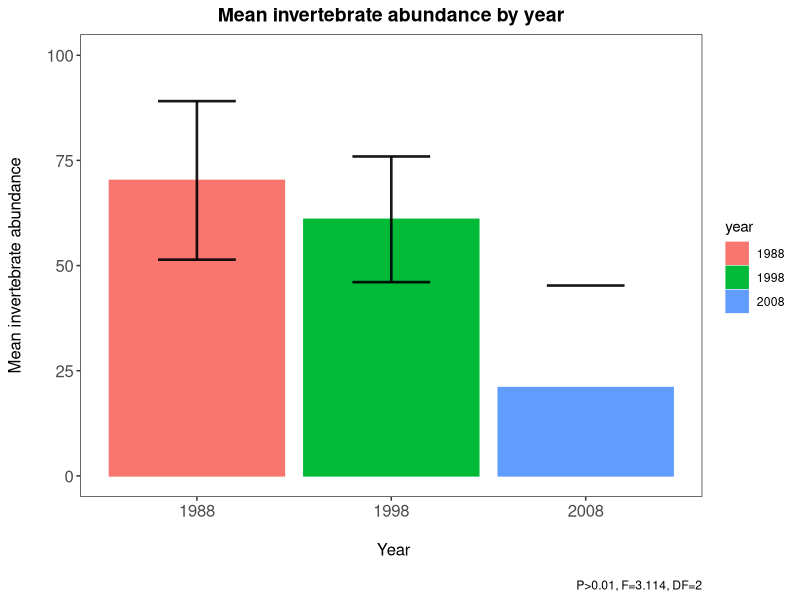
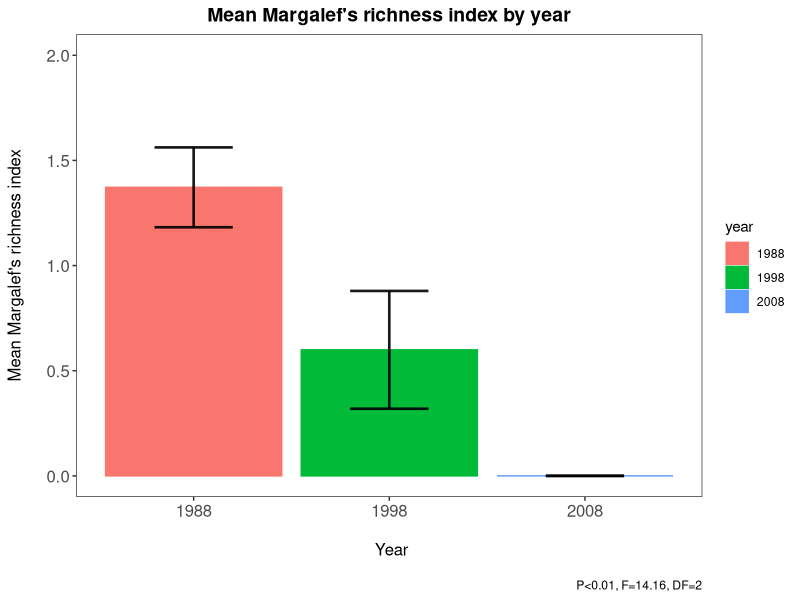
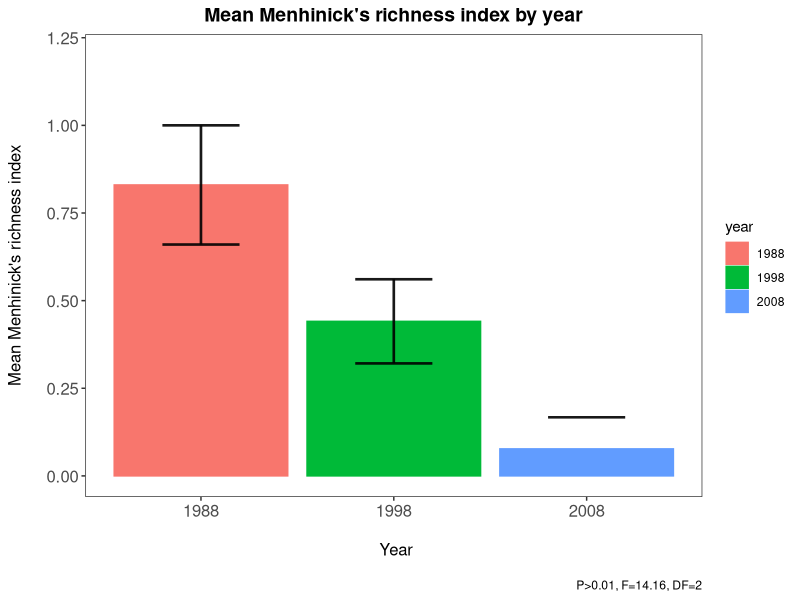
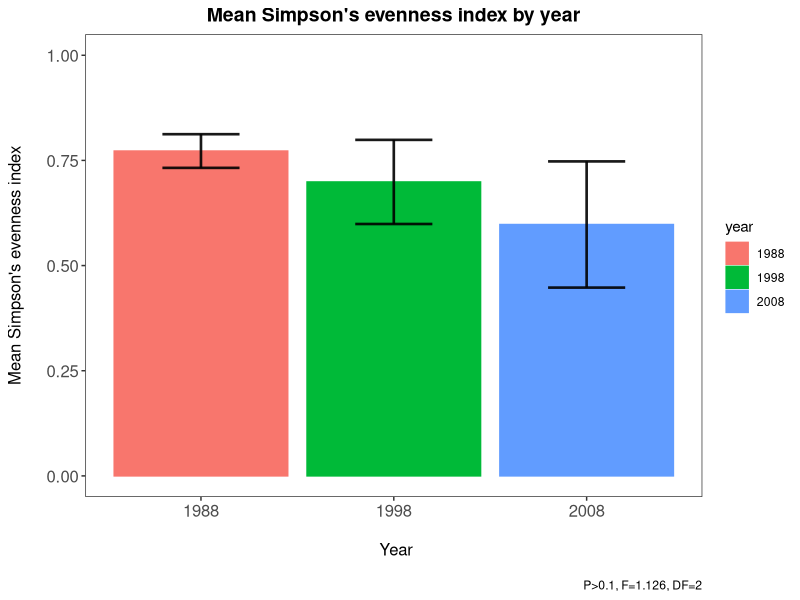
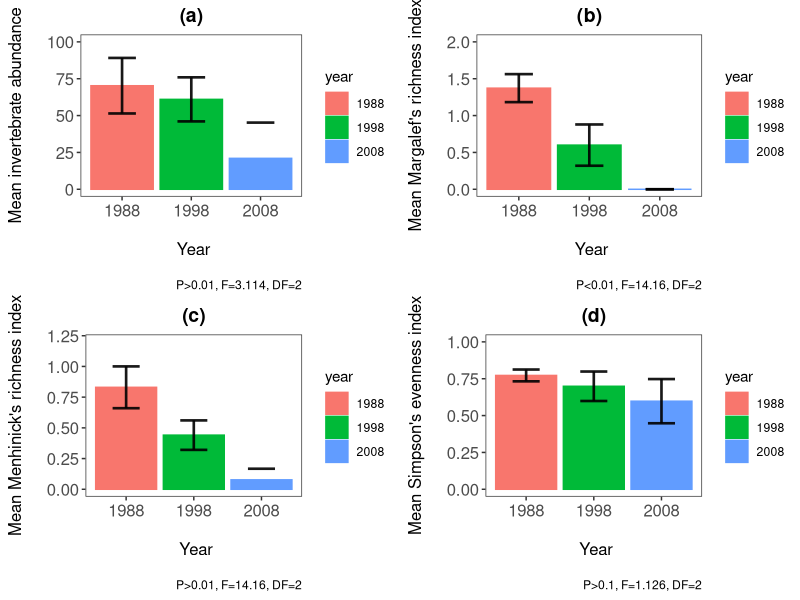

These charts were generated, in order, by the following R code:
#Laura Barraclough
#Started: 15/02/2022
#email: s1729795@ed.ac.uk

#The aim of this script is to add data labels with the results of the ANOVA tests.

# Work Flow
# 1. Load libraries and data frame
# 2. Plot various bar charts without ant numbers
#   (i) Abundance
#   (ii) Margalef's index
#   (iii) Menhinick's index
#   (iv) Simpson's index
# 3. Make these into a panel


# 1. Load libraries and data frame ----
library(tidyverse)
library(gridExtra)

getwd()
setwd("C:/Users/lcbar/OneDrive/Documents/Dissertation_proj/undergrad_dissertation")
sum_data2 <- read.csv("sum_data_noants.csv")
#check data frame loaded properly
View(sum_data2)
str(sum_data2)

#last felled needs to be a character
sum_data2$Last_felled <- as.character(sum_data2$Last_felled)
sum_data2 <- sum_data2 %>% 
  na.omit()

# 2. Summary table attempts ----
#   (i) Mean abundance ----
summary1.2 <- dplyr :: select(sum_data2, year = Last_felled, abun = Total_abundance)

mean_table1.2 <- group_by(summary1.2, year) %>% 
  summarise(abun.mean = mean(abun)) %>% 
  ungroup() %>% 
  na.omit()

#attempt to add standard deviation
mean_table1.2 <- mean_table1.2 %>% 
  mutate(mean_table1.2, sd = c(18.84, 14.94, 24.25)) #entering sd values manually

#plotting mean_table1 as a bar plot
(mean.abun_bar2 <- ggplot(mean_table1.2, aes(x = year, y = abun.mean, colour = year,
                                             fill = year)) +
    geom_histogram(stat = "identity", position = "dodge") + 
    scale_y_continuous(limits = c(0, 100)) +
    labs(title = "Mean invertebrate abundance by year", 
         x = "\n Year", y = "Mean invertebrate abundance\n",
         caption = "\nP>0.01, F=3.114, DF=2") + 
    theme_bw() +
    theme(panel.grid = element_blank(), 
          axis.text = element_text(size = 12), 
          axis.title = element_text(size = 12), 
          plot.title = element_text(size = 14, hjust = 0.5, face = "bold")) +
    geom_errorbar(aes(x = year, ymin = abun.mean-sd, ymax = abun.mean+sd),
                  width = 0.4, colour = "black", alpha = 0.9, size = 0.9)
)

#ggsave(mean.abun_bar2, file = "Graphs/mean_abunhyp1-2.png", height = 5, width = 5)

#   (ii) Margalef's index ----
summary2.2 <- dplyr :: select(sum_data2, year = Last_felled, MRI = Margalefs_RI)

mean_table2.2 <- group_by(summary2.2, year) %>% 
  summarise(MRI_mean = mean(MRI)) %>% 
  ungroup() %>% 
  na.omit() %>% 
  mutate( ., sd = c(0.19, 0.28, 0)) #there is a very large sd associated with 2008 


#plotting mean_table1 as a bar plot
(mean_MRI_bar.2 <- ggplot(mean_table2.2, aes(x = year, y = MRI_mean, colour = year,
                                             fill = year)) +
    geom_histogram(stat = "identity", position = "dodge") + 
    scale_y_continuous(limits = c(0, 2)) +
    labs(title = "Mean Margalef's richness index by year", 
         x = "\n Year", y = "Mean Margalef's richness index\n",
         caption = "\nP<0.01, F=14.16, DF=2") + 
    theme_bw() +
    theme(panel.grid = element_blank(), 
          axis.text = element_text(size = 12), 
          axis.title = element_text(size = 12), 
          plot.title = element_text(size = 14, hjust = 0.5, face = "bold")) +
    geom_errorbar(aes(x = year, ymin = MRI_mean-sd, ymax = MRI_mean+sd),
                  width = 0.4, colour = "black", alpha = 0.9, size = 0.9)
)

#ggsave(mean_MRI_bar.2, file = "Graphs/mean_MRIhyp1-2.png", height = 5, width = 5)

#   (iii) Menhinick's index ----
summary3.2 <- dplyr :: select(sum_data2, year = Last_felled, MeRI = Menhinicks_RI)

mean_table3.2 <- group_by(summary3.2, year) %>% 
  summarise(MeRI_mean = mean(MeRI)) %>% 
  ungroup() %>% 
  mutate( ., sd = c(0.17, 0.12, 0.09))

#plotting mean_table1 as a bar plot
(mean_MeRI_bar.2 <- ggplot(mean_table3.2, aes(x = year, y = MeRI_mean, colour = year,
                                              fill = year)) +
    geom_histogram(stat = "identity", position = "dodge") + 
    scale_y_continuous(limits = c(0, 1.2)) +
    labs(title = "Mean Menhinick's richness index by year", 
         x = "\n Year", y = "Mean Menhinick's richness index\n",
         caption = "\nP>0.01, F=14.16, DF=2") + 
    theme_bw() +
    theme(panel.grid = element_blank(), 
          axis.text = element_text(size = 12), 
          axis.title = element_text(size = 12), 
          plot.title = element_text(size = 14, hjust = 0.5, face = "bold")) +
    geom_errorbar(aes(x = year, ymin = MeRI_mean-sd, ymax = MeRI_mean+sd),
                  width = 0.4, colour = "black", alpha = 0.9, size = 0.9)
)

#ggsave(mean_MeRI_bar.2, file = "Graphs/mean_MeRIhyp1-2.png", height = 5, width = 5)

#   (vi) Simpson's index ----
summary4.2 <- dplyr :: select(sum_data2, year = Last_felled, SEI = Simpsons_EI)

mean_table4.2 <- group_by(summary4.2, year) %>% 
  summarise(SEI_mean = mean(SEI)) %>% 
  ungroup() %>% 
  mutate( ., sd = c(0.04, 0.1, 0.15))

#plotting mean_table1 as a bar plot
(mean_SEI_bar.2 <- ggplot(mean_table4.2, aes(x = year, y = SEI_mean, colour = year,
                                             fill = year)) +
    geom_histogram(stat = "identity", position = "dodge") + 
    scale_y_continuous(limits = c(0, 1)) +
    labs(title = "Mean Simpson's evenness index by year", 
         x = "\n Year", y = "Mean Simpson's evenness index\n",
         caption = "\nP>0.1, F=1.126, DF=2") + 
    theme_bw() +
    theme(panel.grid = element_blank(), 
          axis.text = element_text(size = 12), 
          axis.title = element_text(size = 12), 
          plot.title = element_text(size = 14, hjust = 0.5, face = "bold")) +
    geom_errorbar(aes(x = year, ymin = SEI_mean-sd, ymax = SEI_mean+sd),
                  width = 0.4, colour = "black", alpha = 0.9, size = 0.9)
)

#ggsave(mean_SEI_bar.2, file = "Graphs/mean_SEIIhyp1-2.png", height = 5, width = 5)


# 3. Panel construction ----
hyp1.4sum_panel <- grid.arrange(
  mean.abun_bar2 + ggtitle("(a)") + 
    theme(plot.margin = unit(c(0.2,0.2,0.2,0.2), units = "cm")),
  mean_MRI_bar.2 + ggtitle("(b)") + 
    theme(plot.margin = unit(c(0.2,0.2,0.2,0.2), units = "cm")),
  mean_MeRI_bar.2 + ggtitle("(c)") + 
    theme(plot.margin = unit(c(0.2,0.2,0.2,0.2), units = "cm")),
  mean_SEI_bar.2 + ggtitle("(d)") + 
    theme(plot.margin = unit(c(0.2,0.2,0.2,0.2), units = "cm")),
  ncol = 2)

#ggsave(hyp1.4sum_panel, file= "Graphs/hyp1_panel5sum.png", width = 10, height = 10)
